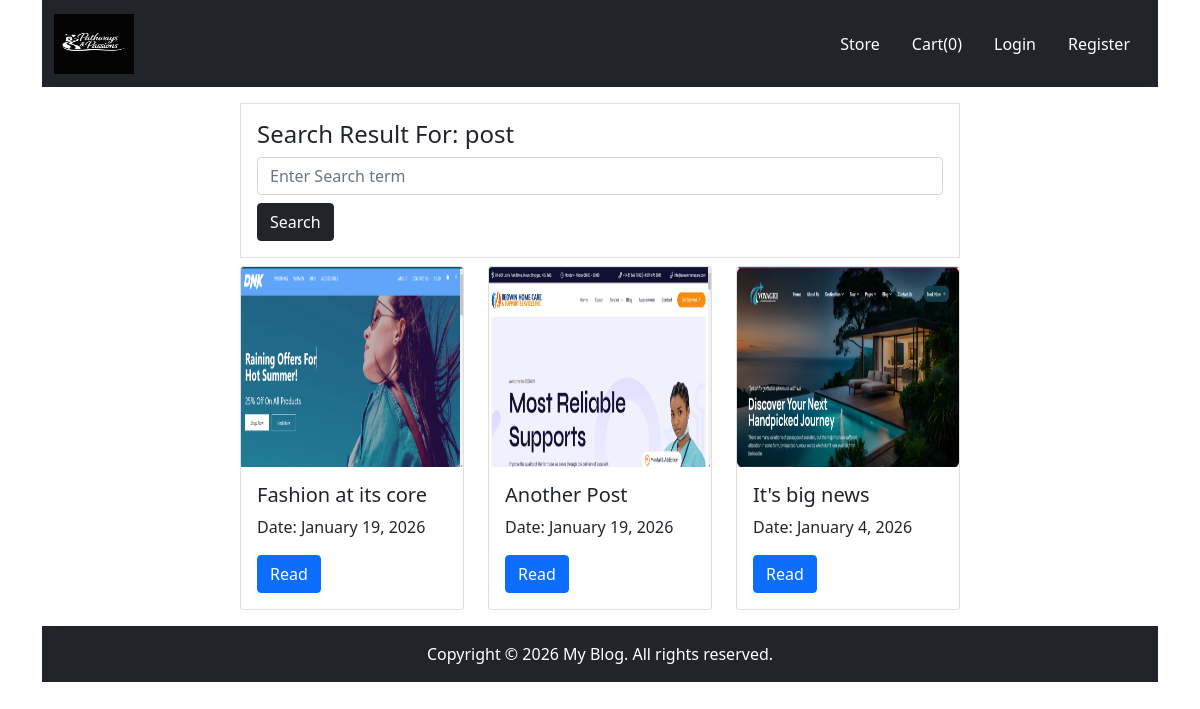
Screenshot of /search.php with the database file from the repository.
### tables this page shows
CREATE TABLE IF NOT EXISTS `posts` (
  `id` int(11) NOT NULL AUTO_INCREMENT,
  `title` varchar(1000) DEFAULT NULL,
  `content` text,
  `timestamp` timestamp NULL DEFAULT CURRENT_TIMESTAMP,
  `status` int(11) NOT NULL DEFAULT '0',
  `category_id` varchar(1000) DEFAULT NULL,
  `thumbnail` varchar(1000) DEFAULT NULL,
  PRIMARY KEY (`id`)
);

### search.php (the view, shortened to what this page needs)
<?php
require "inc/header.php";
if(isset($_POST['search'])) {
   $search = $_POST['search'];
} else {
   $search = '';
}
?>
<div class="container">
    <?php require "pages/header-home.php"; ?>
    <div class="container-fluid my-3">
        <div class="row justify-content-center">
            <div class="col-8">
                <div class="border p-3">
                    <form action="search.php" method="post">
                        <div class="form-group">
                            <h4>Search Result For: post <?php echo $search; ?></h4>
                            <input type="text" name="search" class="form-control" placeholder="Enter Search term"
                                id="">
                        </div>
                        <button type="submit" class="btn btn-dark mt-2">Search</button>
                    </form>
                </div>
            </div>
            <div class="col-8">
                <div class="row justify-content-center">
                    <?php
                    $term = $_POST['search'] ?? '';
                    $sql = "SELECT * FROM posts
                               WHERE title LIKE '%$term%'
                               ORDER BY id DESC";
                   $query = mysqli_query($connection, $sql);
                   while ($result = mysqli_fetch_assoc($query)) {
                       ?>
                    <div class="col-4 mt-2">
                        <div class="card">
                            <img src="<?php echo $result['thumbnail'] ?>" style="    height: 200px;
   width: 100%;" class="card-img-top" alt="...">
                            <div class="card-body">
                                <h5 class="card-title"><?php echo $result['title'] ?></h5>
                                <p class="card-text">Date:
                                    <?php echo date('F j, Y', strtotime($result['timestamp'])) ?>
                                </p>
                                <a href="post.php?post_id=<?php echo $result['id'] ?>" class="btn btn-primary">Read</a>
                            </div>
                        </div>
                    </div>
                    <?php
                   }
                   ?>
                </div>
            </div>
        </div>
    </div>
    <?php require "pages/footer-home.php"; ?>
</div>
<?php
require "inc/footer.php";
?>

### rows the page displays
posts: thumbnail (picture), title "Fashion at its core", timestamp "January 19, 2026"
posts: thumbnail (picture), title "Another Post", timestamp "January 19, 2026"
posts: thumbnail (picture), title "It's big news", timestamp "January 4, 2026"
